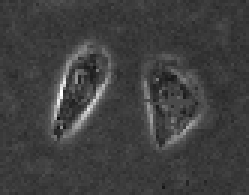
%> input picture david_tools/LevelSet_ChunmingLi_v0/twocells.bmp, 83 x 65 px (shown 3 times larger)
$ octave Demo1_ManualBinaryInitial.m   (GNU Octave 9; MATLAB toolbox functions it lacks are replaced by stand-ins)
%> lines starting %> are read from the running program, lines starting %| are printed output that depends on the picture
% This Matlab file demomstrates the level set method in Li et al's paper
%    "Level Set Evolution Without Re-initialization: A New Variational Formulation"
%    in Proceedings of CVPR'05, vol. 1, pp. 430-436.
% Author: Chunming Li, all rights reserved.
% E-mail: li_chunming@hotmail.com
% URL:  http://vuiis.vanderbilt.edu/~licm/

clear all;
close all;
Img = imread('twocells.bmp');  % The same cell image in the paper is used here
%> Img is the input picture: size 65x83x3 uint8; min 15, max 255, mean 63.2
Img=double(Img(:,:,1));
%> Img: size 65x83 double
sigma=1.5;    % scale parameter in Gaussian kernel for smoothing.
G=fspecial('gaussian',15,sigma);
Img_smooth=conv2(Img,G,'same');  % smooth image by Gaussiin convolution
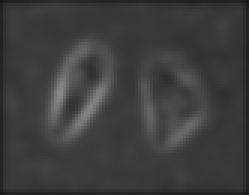
%> Img_smooth: size 65x83 double (shown 3 times larger); min 22.04, max 137.5, mean 61.4
[Ix,Iy]=gradient(Img_smooth);
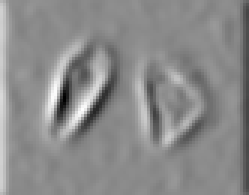
%> Ix: size 65x83 double (shown 3 times larger); min -25.79, max 21.5, mean 0; drawn with min black and max white
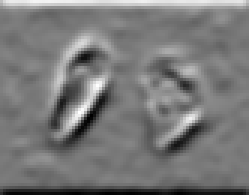
%> Iy: size 65x83 double (shown 3 times larger); min -13.51, max 14.89, mean -0.0179; drawn with min black and max white
f=Ix.^2+Iy.^2;
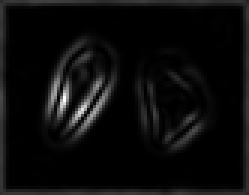
%> f: size 65x83 double (shown 3 times larger); min 0.000162, max 747.3, mean 36.6; drawn with min black and max white
g=1./(1+f);  % edge indicator function.
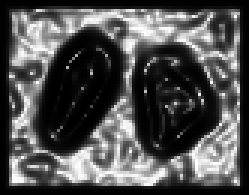
%> g: size 65x83 double (shown 3 times larger); min 0.00134, max 1, mean 0.316

epsilon=1.5; % the papramater in the definition of smoothed Dirac function

timestep=5;  % time step, try timestep=10, 20, ..., 50, ...
mu=0.2/timestep;  % coefficient of the internal (penalizing) energy term P(\phi)
          % Note: the product timestep*mu must be less than 0.25 for stability!

lambda=5; % coefficient of the weighted length term L(\phi)
alf=1.5;  % coefficient of the weighted area term A(\phi);

[nrow, ncol]=size(Img);
%> nrow = 65; ncol = 83
figure;imagesc(Img, [0, 255]);colormap(gray);hold on;
text(10,10,'Left click to get points, right click to get end point');
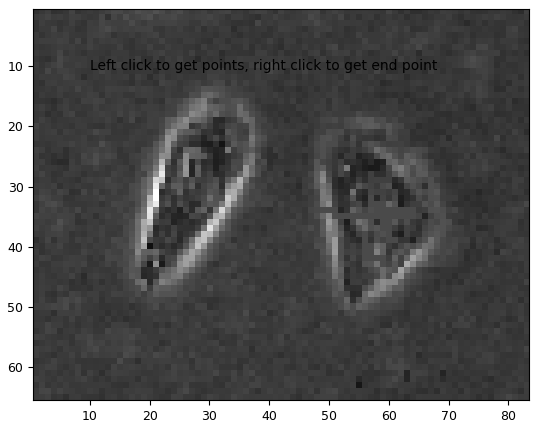
%> figure redrawn from the program's plot data

% Click mouse to specify initial contour/region
%> (the run ends here)
